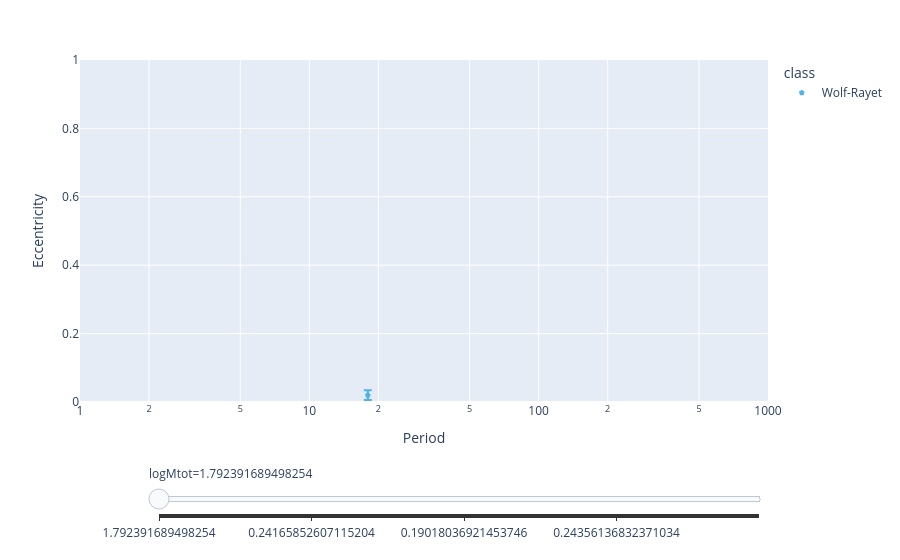

The notebook cell saved with this chart:
### Code cell
#  # Add a slider for total mass
# df['Total Mass'] = df['M1'] + df['M2']
# df['logMtot'] = np.log10(df['M1'] + df['M2'])

# # Now make an interactive plotly version with mass as a slider
# fig = px.scatter(df, x='Period', y='Eccentricity',
#                  animation_frame='logMtot',
#                  animation_group='System Name',
#                 #  size="Total Mass", 
#                  color='class',
#                  color_discrete_map=COLORMAP,
#                  symbol='class',
#                  symbol_map=SYMBOLMAP,
#                  hover_data={
#                      'System Name': True,
#                      'M1': ':.2f','M2': ':.2f',
#                      'Type1': True,'Type2': True,},
#                  size_max=15,
#                  log_x=True,
#                  range_x=[1,1e3], range_y=[0,1]
#                 # template='plotly_white'
#                 )

# # fig = px.scatter(df, x="gdpPercap", y="lifeExp", 
# #                 animation_frame="year", 
# #                 animation_group="country",
# #            size="pop", color="continent", hover_name="country",
# #            log_x=True, size_max=55, range_x=[100,100000], range_y=[25,90])

# # Add error bars
# fig.update_traces(error_x=dict(type='data', array=df['Period_err_plus'], arrayminus=df['Period_err_minus'], visible=True),
#                   error_y=dict(type='data', array=df['Ecc_err_plus'], arrayminus=df['Ecc_err_minus'], visible=True))               

# fig["layout"].pop("updatemenus") # optional, drop animation buttons

# fig.show()
